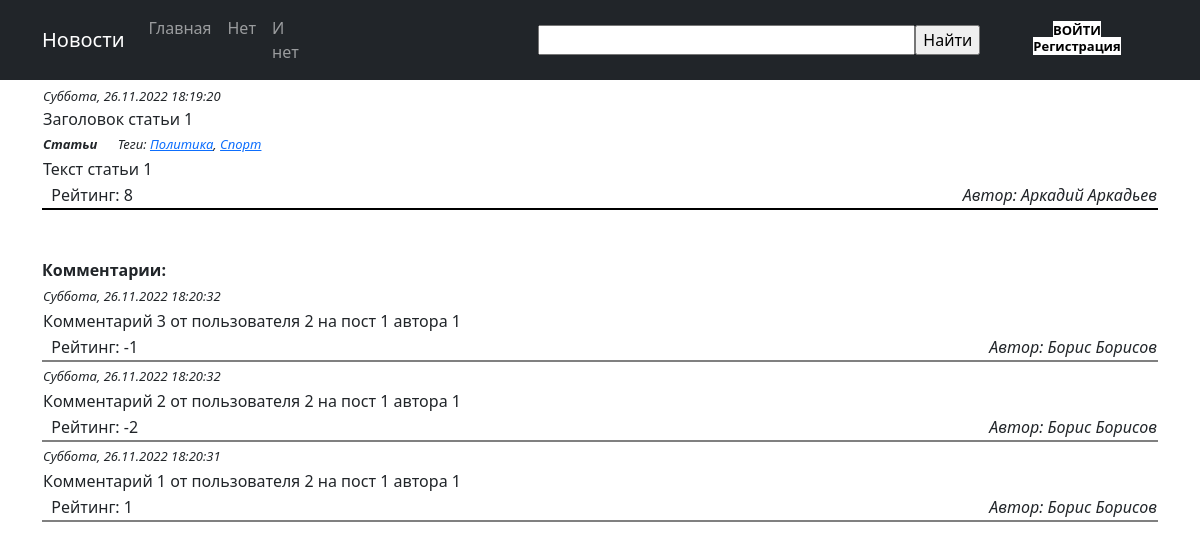
/articles/55/, run on the app's committed database.
### news/models.py (models this page shows, shortened)
class Post(models.Model):                                                   # Таблица с новостями (сам пост)
    header = models.CharField(max_length=255);                              # Заголовок
    text = models.TextField();                                              # Тело новости
    rating = models.IntegerField(default=0);                                # рейтинг новости
    type = models.IntegerField(default=0);                                  # Тип: новость или статья. По умолчанию - новость (0)
    m_of_creation = models.DateTimeField(auto_now_add=True);                # Дата и время создания (авто - в момент внесения в базу данных)
    author = models.ForeignKey(Author, on_delete=models.CASCADE);           # Автор. Сотрут автора - все новости под его пером тоже удалятся
    category = models.ManyToManyField(Category, through="PostCategory");    # Категория. Cсылается на Category через PostCategory
    class Meta:
        verbose_name="Публикация (пост) | Post";
        verbose_name_plural="Публикации (посты) | Post";

class PostCategory(models.Model):                                                                                   # Помежуточная таблица:
    post = models.ForeignKey(Post, on_delete=models.CASCADE, verbose_name="Публикация");                            # Сотрут пост - запись из этой таблицы исчезнет
    category = models.ForeignKey(Category, on_delete=models.CASCADE, verbose_name="Относится к кат. (в т.ч.)");     # Сотрут тему - исчезнет и здесь и в постах
    class Meta:
        verbose_name="<Пост-категория> | PostCategory";
        verbose_name_plural="<Пост-категория> | PostCategory";

class Category(models.Model):                                                                   # Таблица с категориями новостей
    cat_name = models.CharField(max_length=50, unique=True, verbose_name="Название категории"); # Имя категории (название темы новости) - чтобы без дубликатов
    subscriber = models.ManyToManyField(User, through="CategorySubscriber");                    # Подписчик. Cсылается на пользователя через CategorySubscriber
    class Meta:
        verbose_name="Категория постов | Category";
        verbose_name_plural="Категории постов | Category";

class Author(models.Model):                                                             # Таблица с авторами
    user = models.OneToOneField(User, on_delete=models.CASCADE, verbose_name="Логин");  # - только логин, изначально созданный в таблице User
    rating = models.IntegerField(default=0, verbose_name="Рейтинг автора");             # Рейтинг автора
    class Meta:
        verbose_name="Автор публикаций | Author";
        verbose_name_plural="Авторы публикаций | Author";

class Comment(models.Model):                                                                    # Таблица с комментариями к статье
    post = models.ForeignKey(Post, on_delete=models.CASCADE);                                   # Ссылка на статью - если последняя удалится, то и коммент тоже
    user = models.ForeignKey(User, on_delete=models.CASCADE, verbose_name="Логин");             # Автор коммента. Комментатора сотрут - коммент сотрется сам
    text = models.TextField(verbose_name="Текст комментария");                                  # Текст комментария
    m_of_comm = models.DateTimeField(auto_now_add=True, verbose_name="Дата и время создания");  # Авто-дата и время публикации комментария
    rating = models.IntegerField(default=0, verbose_name="Рейтинг комментария");                # рейтинг комментария
    class Meta:
        verbose_name="Комментарий | Comment";
        verbose_name_plural="Комментарии | Comment";

### news/views.py (the view)
# urls.py: path('<int:pk>/', PostView.as_view(), name = 'post_view'),
class PostView(DetailView):                 # пост (для страницы с конкретной новостью - детальный вид)
    model = Post;
    template_name = 'flatpages/post.html';  # файл шаблона
    context_object_name = 'post_view';
    queryset = Post.objects.all();
    def get_object(self, *args, **kwargs):  # переопределяем метод получения объекта
        c = cache.get(f'publication-{self.kwargs["pk"]}', None);
        if not c:
            c = super().get_object(queryset=self.queryset);
            c.comm = Comment.objects.filter(post_id=self.kwargs['pk']).order_by('-m_of_comm');              # добавим в набор комментарии
            if c.type == 0:                                                                                 # новость - кэш на 300, статья - бессрочно
                cache.set(f'publication-{self.kwargs["pk"]}', c, 300);
            else:
                cache.set(f'publication-{self.kwargs["pk"]}', c, None);
        string_query = self.request.META['PATH_INFO'];                                                      # соответствует ли тип - адресу?
        if string_query[1:5] == 'news' and c.type != 0 or string_query[1:9] == 'articles' and c.type != 1:
            raise Http404;
        return c;

### news/templatetags/custom_filters.py (called while the page is built)
@register.filter()
def d_normal(value):    # фильтр для нормализации представления даты и времени
   a_d=["Понедельник", "Вторник", "Среда", "Четверг", "Пятница", "Суббота", "Воскресенье"];
   return f"{a_d[int(value.strftime('%w'))-1]}, {str(value.strftime('%d.%m.%Y %H:%M:%S'))}";

@register.filter()
def post_type(numm):                                    # просто преобразуем наш код из БД в надпись, обозначающую тип публикации
    t_type="Новости";
    if int(numm)==1:
        t_type="Статьи";
    return f"{t_type}";

@register.filter()
def post_tags(pid):                                                             # вернем теги новости
    tags="";
    p_tags=PostCategory.objects.filter(post_id=pid).order_by('category_id');    # получим набор строк из смежной таблицы...
    for i in p_tags:                                                            #.. и переберем его
        tag=Category.objects.get(id=i.category_id);
        tags+=f"<a href='/news/?tags={tag.id}'>{tag.cat_name}</a>, ";
    tags=tags[0:-2];                                                            # уберем лишнюю запятую и пробел в конце
    return f"{tags}";

@register.filter()
def html_cnv(text):                                                 # приобразуем сырой текст в текст, который понятен и безопасен для разметки html
    i_t=["&",'"',"\r","\t","<",">","!","'","/","*","@","`",":","=",
         "?","(",")","[","]","{","}","|","~","_","^","$",
         "#","%","+","-","\n","\\"];                                    # потенциально опасные символы
    o_t=["&amp;",'&quot;',"","","&lt;","&gt;","&excl;","&apos;","&sol;","&ast;","&commat;","&grave;","&colon;","&equals;",
         "&quest;","&lpar;","&rpar;","&lbrack;","&rbrack;","&lbrace;","&rbrace;","&vert;","&tilde;","&lowbar;","&Hat;","&dollar;",
         "&num;","&percnt;","&plus;","&minus;","<br>","&bsol;"];        # и их замена
    for t in range(0,len(i_t)):
        text = text.replace(i_t[t], o_t[t]);
    return f"{text}";

### templates/flatpages/post.html (shortened to what this page needs)
{% extends 'flatpages/default.html' %}
{% load custom_filters %}
{% load custom_tags %}
{% block search %}
<form action="/search" method="get"><input type="text" size="35" name="s_string"><input type="submit" value="Найти"></form>
{% endblock search %}
{% block content %}
<table cellspacing="0" width="100%">
    <tr>
    <td colspan="2" align="left">
    </td>
    </tr><tr>
    <td colspan="2">
        <font size="2pt" style="font-style:italic">{{ post_view.m_of_creation | d_normal }}</font><br>
        <font class="h6">{{ post_view.header | censor }}</font><br>
        <font size="2pt" style="font-style:italic">
        <b>{{ post_view.type | post_type }}</b>&nbsp;&nbsp;&nbsp;&nbsp;&nbsp;
        Теги: {{ post_view.id | post_tags | safe }}
        </font><br>
    </td></tr><tr>
    <td colspan="2">
        <font class="H5"> {{ post_view.text | censor | html_cnv | safe }}</font><br>
    </td></tr><tr>
    <td>
        &nbsp;&nbsp;Рейтинг: {{ post_view.rating }}
    </td>
    <td align="right">
        <i>Автор: {{ post_view.author.user.first_name }} {{ post_view.author.user.last_name }}</i>
    </td></tr>
    <tr><td colspan="2" height="1px" bgcolor="black"></td></tr>
</table>
{% if post_view.comm %}
    <br><br><font size="3"><b>Комментарии:</b></font><br>
    <table cellspacing="0" width="100%">
    {% for c in post_view.comm %}
        <tr><td colspan="2">
            <font size="2pt" style="font-style:italic">{{ c.m_of_comm | d_normal }}</font>
        </td></tr><tr><td colspan="2">
            <font class="H5"> {{ c.text | censor }}</font><br>
        </td></tr><tr><td>
            &nbsp;&nbsp;Рейтинг: {{c.rating}}
        </td><td align="right">
            <i>Автор: {{ c.user.first_name }} {{ c.user.last_name }}</i>
        </td></tr><tr><td colspan="2" height="1px" bgcolor="grey">
        </td></tr>
    {% endfor %}
    </table>
{% else %}
    <br><div align="left"><font size="3"><b>Нет комментариев</b></font></div>
{% endif %}
{% endblock content %}

### data on the page
Post: m_of_creation|d_normal "Суббота, 26.11.2022 18:19:20", header|censor "Заголовок статьи 1", type|post_type "Статьи", id|post_tags "Политика , Спорт", text|censor "Текст статьи 1", rating "8", author.user.first_name "Аркадий", author.user.last_name "Аркадьев"
Comment: m_of_comm|d_normal "Суббота, 26.11.2022 18:20:32", text|censor "Комментарий 3 от пользователя 2 на пост 1 автора 1", rating "-1", user.first_name "Борис", user.last_name "Борисов"
Comment: m_of_comm|d_normal "Суббота, 26.11.2022 18:20:32", text|censor "Комментарий 2 от пользователя 2 на пост 1 автора 1", rating "-2", user.first_name "Борис", user.last_name "Борисов"
Comment: m_of_comm|d_normal "Суббота, 26.11.2022 18:20:31", text|censor "Комментарий 1 от пользователя 2 на пост 1 автора 1", rating "1", user.first_name "Борис", user.last_name "Борисов"
